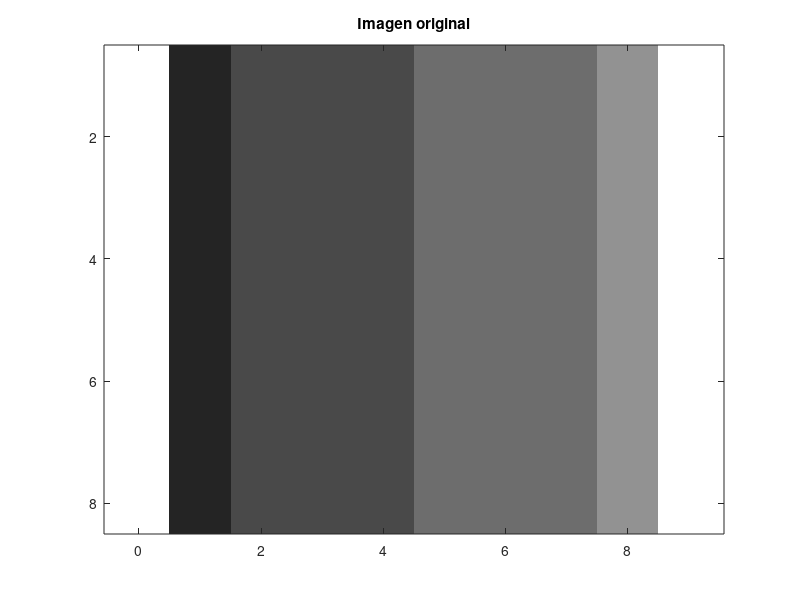
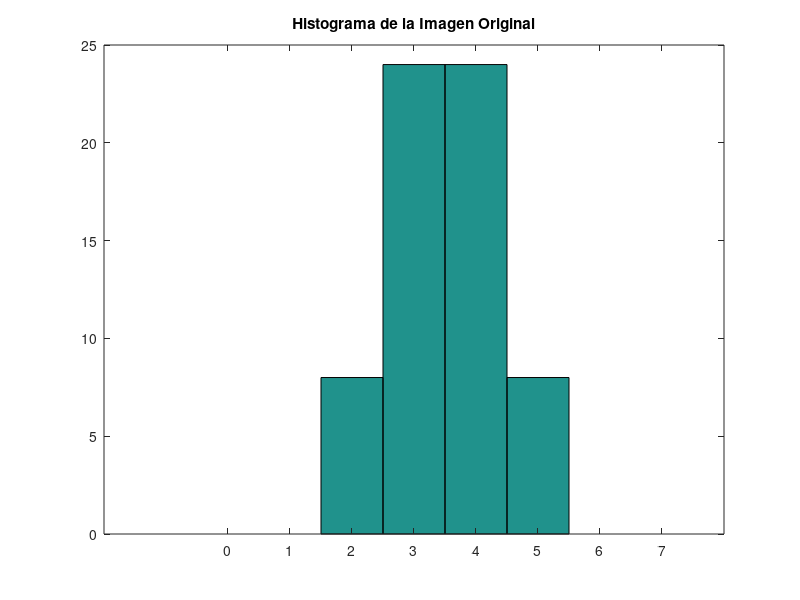
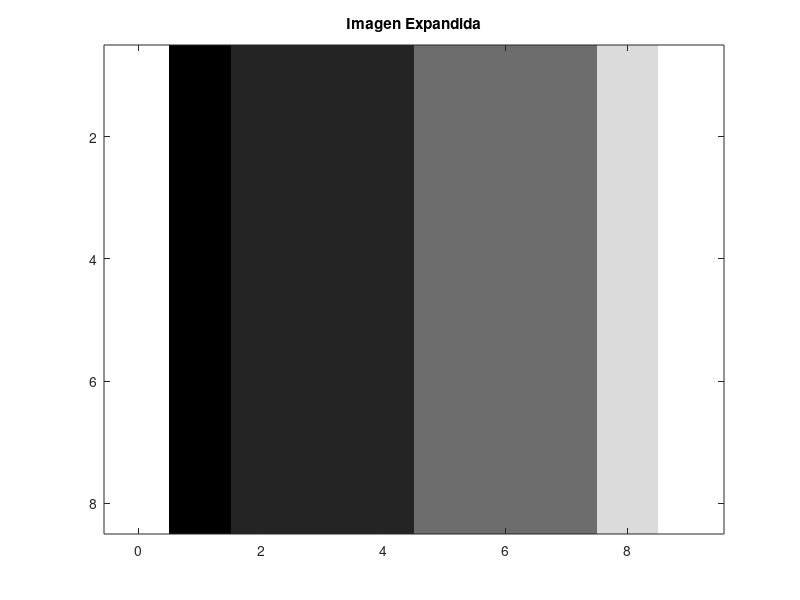
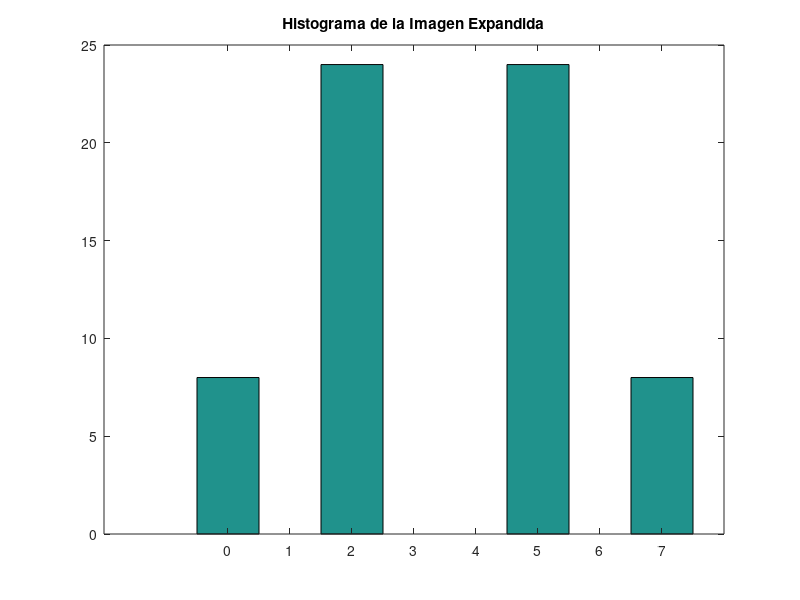

Write the MATLAB code that produced these figures, in order.
clc
close all
clear all

f=[2 3 3 3 4 4 4 5;
    2 3 3 3 4 4 4 5;
    2 3 3 3 4 4 4 5;
    2 3 3 3 4 4 4 5;
    2 3 3 3 4 4 4 5;
    2 3 3 3 4 4 4 5;
    2 3 3 3 4 4 4 5;
    2 3 3 3 4 4 4 5];
f1=double(f)
figure(1); image(f1); colormap(gray(8)); title('Imagen original');
axis equal
figure(2); hist(f1(:),[0:7]); title('Histograma de la Imagen Original')

a=min(f1(:));
b=max(f1(:));

m=7/(b-a);

f2=(m*(f1-a))

figure(3); image(f2); colormap(gray(8)); title('Imagen Expandida');
axis equal
figure(4); hist(f2(:),[0:7]); title('Histograma de la Imagen Expandida');